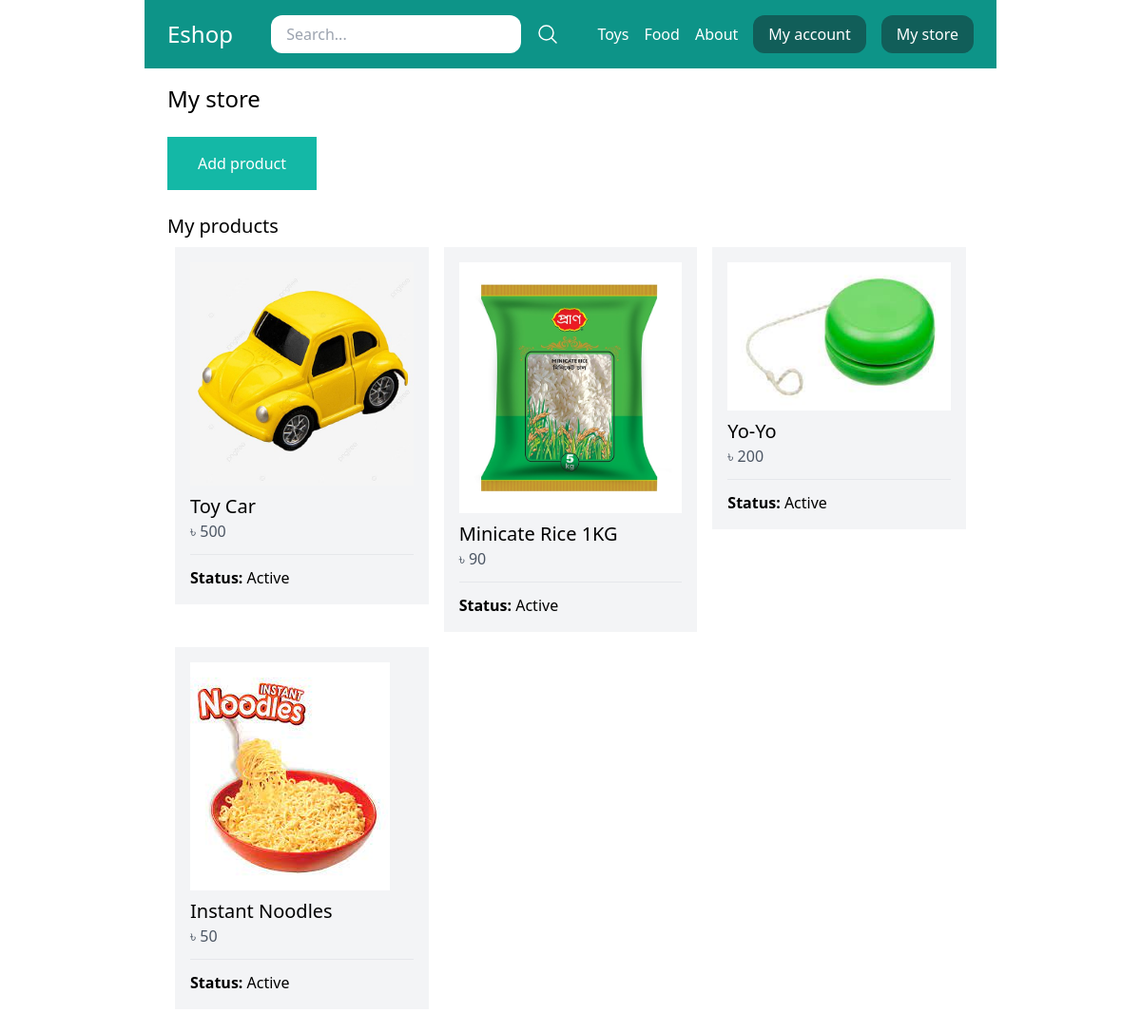
The app's page /mystore/ (signed in) with its own data.
### store/models.py (models this page shows, shortened)
class Category(models.Model):
	title = models.CharField(max_length=50)
	slug = models.SlugField(max_length=50)
	class Meta:
		verbose_name_plural = 'Categories'

class Product(models.Model):
	DRAFT = 'draft'
	WAITING_APPROVAL = 'waitingapproval'
	ACTIVE = 'active'
	DELETED = 'deleted'
	STATUS_CHOICES = {
		(DRAFT, 'Draft'),
		(WAITING_APPROVAL, 'Waiting approval'),
		(ACTIVE, 'Active'),
		(DELETED, 'Deleted'),
	}
	user = models.ForeignKey(User, related_name='products', on_delete=models.CASCADE)
	category = models.ForeignKey(Category, related_name='products', on_delete=models.CASCADE)
	title = models.CharField(max_length=50)
	slug = models.SlugField(max_length=50)
	description = models.TextField(blank=True)
	price = models.IntegerField()
	image = models.ImageField(upload_to='uploads/product_images/', blank=True, null=True)
	created_at = models.DateTimeField(auto_now_add=True)
	updated_at = models.DateTimeField(auto_now=True)
	status = models.CharField(max_length=50, choices=STATUS_CHOICES, default=ACTIVE)
	class Meta:
		ordering = ('-created_at',)

### userprofile/views.py (the view)
# urls.py: path('mystore/', views.mystore, name='mystore'),
@login_required
def mystore(request):
	products = request.user.products.exclude(status=Product.DELETED)
	return render(request, 'userprofile/mystore.html', {
		'products' : products,
		})

### store/templatetags/menu.py (called while the page is built)
@register.inclusion_tag('core/menu.html')
def menu():
	categories = Category.objects.all()
	return {'categories' : categories}

### userprofile/templates/userprofile/mystore.html (shortened to what this page needs)
{% extends 'core/base.html' %}
{% block content %}
<h1 class="text-2xl">My store</h1>
<a href="{% url 'add_product' %}" class="mt-6 inline-block py-4 px-8 bg-teal-500 text-white">Add product</a>
<h2 class="mt-6 text-xl">My products</h2>
{% if products %}
<div class="flex flex-wrap">
	{% for product in products %}
	<div class="product w-1/3 p-2">
		<div class="p-4 bg-gray-100">
			<a href="{%  url 'edit_product' product.id %}">
				{% if product.image %}
					<div class="image mb-2">
						<img src="{{ product.image.url }}" alt="Image of {{ product.title }}">
					</div>
				{% endif %}
			<h2 class="text-xl">{{ product.title }}</h2>
			<p class="text-s text-gray-600">৳ {{ product.price }} </p>
			<hr class="my-3">
			<p><strong>Status: </strong>{{ product.get_status_display }}</strong></p>
			</a>
		</div>
	</div>
	{% endfor %}
</div>
{% else %}
	<p class="mt-4 py-4 px-8 bg-gray-200">You don't have any products yet...</p>
{% endif %}
{% endblock %}

### core/templates/core/menu.html
{% for category in categories %}
	<a href="{% url 'category_detail' category.slug %}" class="text-white">{{ category.title }}</a>
{% endfor %}
<a href="{% url 'about' %}" class="text-white">About</a>

### records on screen
Category: title "Toys"
Category: title "Food"
Product: image (picture), title "Toy Car", price "500", status "Active"
Product: image (picture), title "Minicate Rice 1KG", price "90", status "Active"
Product: image (picture), title "Yo-Yo", price "200", status "Active"
Product: image (picture), title "Instant Noodles", price "50", status "Active"
